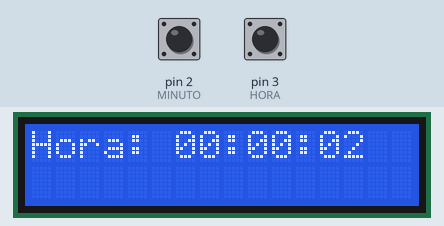
This sketch was run on a simulated Arduino Uno, built with avr-gcc and run on an emulated ATmega328P. On the bench: 16×2 character LCD. Inputs (shaded band) come from the test bench; at power-on: pin 2 (MINUTO) HIGH, pin 3 (HORA) HIGH.

Above: at 1.2 s.
1.3 s: pin 2 (MINUTO) pulled LOW for 0.15 s
At 2.8 s:
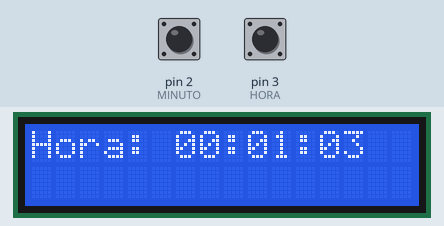
4.4 s: pin 3 (HORA) pulled LOW for 0.15 s
At 5.8 s:
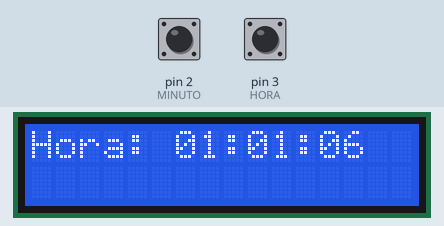
6.5 s: pin 2 (MINUTO) pulled LOW for 1 s
At 7.9 s:
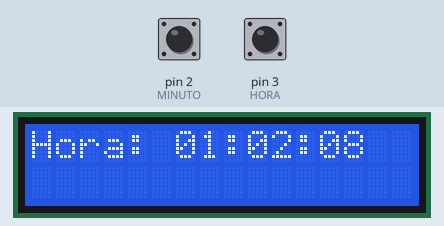
9.0 s: pin 3 (HORA) pulled LOW for 1 s
At 9.9 s:
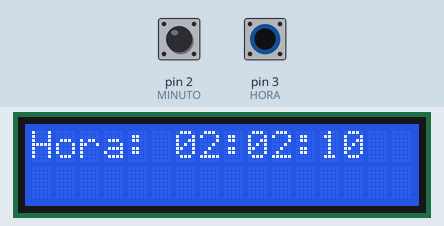
Timing chart, 0 to 11.6 s (numbered marks = the images above; inputs shaded):
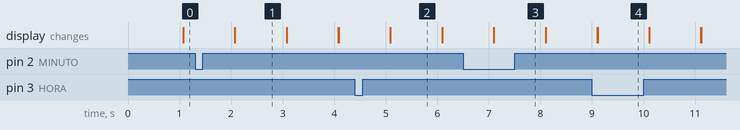

The sketch:

laboratorio5.ino
```cpp
#include <LiquidCrystal.h>

LiquidCrystal lcd(12, 11, 10, 9, 8, 7);
int segundos = 0;
int atual;
int anterior;
int min = 0, hora = 0, sec = 0;
String hora_s, min_s, sec_s;
void setup()
{
  lcd.begin(16, 2);
  pinMode(3,INPUT_PULLUP);// HORA
  pinMode(2,INPUT_PULLUP);// MINUTO
  attachInterrupt(digitalPinToInterrupt(2),incrementaMin, FALLING);
  attachInterrupt(digitalPinToInterrupt(3),incrementaHora, FALLING);

}

void loop()
{
  sec += 1;
  if(sec == 60){
    sec = 0;
    min++;
  }
  if(min == 60){
    min = 0;
    hora++;
  }
  if(hora == 24){
    hora = 0;
  }
  lcd.setCursor(0,0);
  lcd.print("Hora: ");
  hora_s = hora;
  if(hora < 10){
    hora_s = "0"+String(hora);
  }
  min_s = min;
  if(min < 10){
    min_s = "0"+String(min);
  }
  sec_s = sec;
  if(sec < 10){
    sec_s = "0"+String(sec);
  }
  lcd.print(hora_s);
  lcd.print(":");
  lcd.print(min_s);
  lcd.print(":");
  lcd.print(sec_s);
  delay(1000);
  lcd.clear();

}

void incrementaMin(){
  atual = millis();
  if(atual - anterior > 200){
    min++;
    if(min == 60){
      min = 0;
      hora++;
    }
    anterior = atual;
   }
}
void incrementaHora(){
  atual = millis();
  if(atual - anterior > 200){
   hora++;
   if(hora == 24){
      hora = 0;
      min = 0;
      sec = 0;
  }
  anterior = atual;
  }
}
```

Measured:
- what the display in image 1 shows lasts 1.0 s, from 2.1 s to 3.1 s
